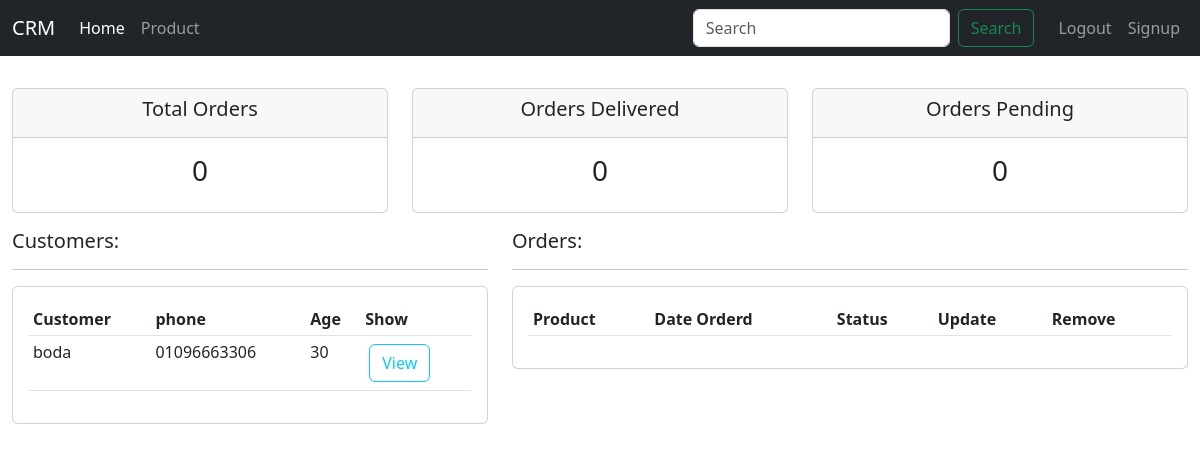
The app's page / (signed in) with its own data.
### home/models.py (models this page shows, shortened)
class Customer(models.Model):
    user = models.OneToOneField(User, on_delete=models.CASCADE)
    phone = models.CharField(max_length=15, blank=True, null=True)
    age = models.CharField(max_length = 2, blank=True, null=True)
    img = models.ImageField(upload_to='Customer_Photo', default='2.png')
    slug = models.SlugField(blank=True, null=True)

### accounts/decorators.py (the view)
    def wrapper_func(request, *args, **kwargs):
        group = None
        if request.user.groups.exists():
            group = request.user.groups.all()[0].name
        if 'customer' in group:
            return redirect('profile')
        if 'admin' in group:
            return view_func(request, *args, **kwargs)

### home/views.py (called while the page is built)
@login_required(login_url='login')
@admin_only
def index(request):
    customer = Customer.objects.all()
    order = Order.objects.all()
    total_orders = order.count()
    delivered = Order.objects.filter(status='Delivered').count()
    pending = Order.objects.filter(status='Pending').count()
    context = {
        'orders':order,
        'customers':customer,
        'total_orders':total_orders,
        'delivered':delivered,
        'pending':pending,
    }
    return render(request, 'home/index.html', context)

### templates/home/index.html (shortened to what this page needs)
{% extends 'main.html' %}
{% load i18n %}
{% block content %}
{% include 'home/status.html' %}
<div class="row">
    <div class="col-md-5">
        <h5>Customers:</h5>
        <hr>
        <div class="card card-body">
            <table class="table table-sm">
                <tr>
                    <th>Customer</th>
                    <th>phone</th>
                    <th>Age</th>
                    <th>Show</th>
                </tr>
                {% for customer in customers %}
                <tr>
                    <td>{{customer.user}}</td>
                    <td>{{customer.phone}}</td>
                    <td>{{customer.age}}</td>
                    <td class="p-2"><a href="{% url 'customer' customer.slug %}" class='btn btn-outline-info'>View</a></td>
                </tr>
                {% endfor %}
            </table>
        </div>
    </div>
    <div class="col-md-7">
        <h5>Orders:</h5>
        <hr>
        <div class="card card-body">
            <table class="table table-sm">
                <tr>
                    <th>Product</th>
                    <th>Date Orderd</th>
                    <th>Status</th>
                    <th>Update</th>
                    <th>Remove</th>
                </tr>
            </table>
        </div>
    </div>
</div>
{% endblock  %}

### records on screen
Customer: user "boda", phone "01096663306", age "30"

### other values on screen
{{ total_orders }} "0"
{{ delivered }} "0"
{{ pending }} "0"
